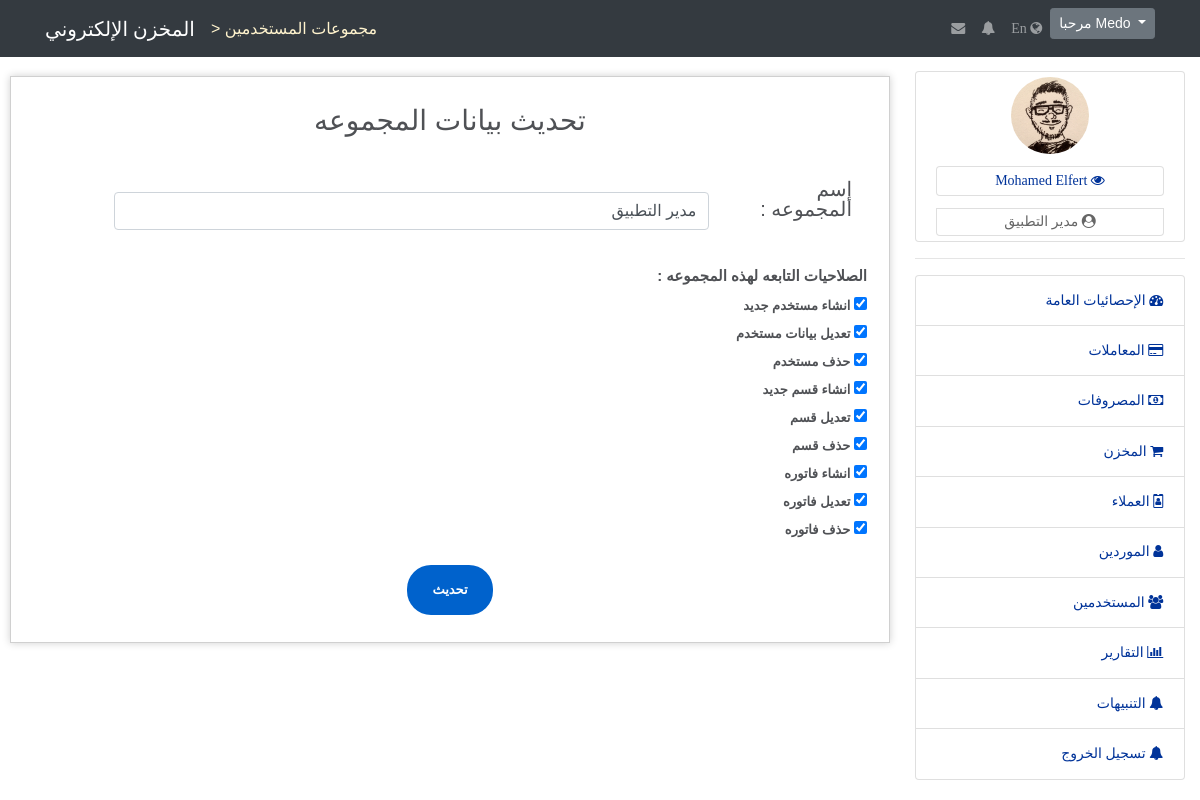
The page /usersgroups/edit/1 on the database its author committed.
### tables this page shows
CREATE TABLE `app_users_groups` (
  `GroupId` tinyint(1) UNSIGNED NOT NULL,
  `GroupName` varchar(20) NOT NULL
);

CREATE TABLE `app_users_privileges` (
  `PrivilegeId` tinyint(3) UNSIGNED NOT NULL,
  `Privilege` varchar(30) NOT NULL,
  `PrivilegeTitle` varchar(30) NOT NULL
);

### app/controllers/abstractcontroller.php (called while the page is built, shortened)
<?php
class AbstractController
{
    protected $_controller;
    protected $_action;
    protected $_template;
    protected $_registry;
    protected $_data = [];
    public function setController($controllerName){
        $this->_controller = $controllerName;
    }
    public function setAction($actionName){
        $this->_action = $actionName;
    }
    public function setTemplate($template){
        $this->_template = $template;
    }
    public function setRegistry($registry){
        $this->_registry = $registry;
    }
    protected function _view(){
        $view = VIEWS_PATH . $this->_controller . DS . $this->_action . '.view.php';
        $this->_data = array_merge($this->_data,$this->language->getDictionary());
        $this->_template->setRegistry($this->_registry);
        $this->_template->setActionViewFile($view);
        $this->_template->setAppData($this->_data);
        $this->_template->renderApp();
    }
}

### app/controllers/usersgroupscontroller.php (called while the page is built, shortened)
<?php
class UsersGroupsController extends AbstractController
{
    public function editAction()
    {
        $id = $this->filterInteger($this->_params[0]);
        $group = UsersGroupsModel::getByPk($id);
        $this->_data['privileges'] = privilegesModel::getAll();
        $extractedPrivilegeIds = $this->_data['groupsPrivileges'] = UsersGroupsPrivilegesModel::getGroupsPrivileges($group);
        $this->_view();
    }
}

### app/lib/frontcontroller.php (called while the page is built, shortened)
<?php
class FrontController
{
    private $_controller = 'index';
    private $_action     = 'default';
    private $_params     = array();
    private $_registry;
    private $_template;
    public function __construct(Template $template , Registry $registry)
    {
        $this->_template = $template;
        $this->_registry = $registry;
    }
    private function _parseUrl(){
        $url = explode('/',trim(parse_url($_SERVER['REQUEST_URI'],PHP_URL_PATH),'/'),3);
        if (isset($url[0]) && $url[0] != ''){
            $this->_controller = $url[0];
        }
        if (isset($url[1]) && $url[1] != ''){
            $this->_action = $url[1];
        }
        if (isset($url[2]) && $url[2] != ''){
            $this->_params = explode('/',$url[2]);
        }
    }
    public function dispatch(){
        $actionName = $this->_action .'Action';
        $controller = new $controllerClassName();
        $controller->setController($this->_controller);
        $controller->setAction($this->_action);
        $controller->setparams($this->_params);
        $controller->setTemplate($this->_template);
        $controller->setRegistry($this->_registry);
        $controller->$actionName();
    }
}

### public/index.php (called while the page is built, shortened)
<?php
require APP_PATH . DS . 'lib' . DS . 'autoload.php';
$session = new SessionManager();
$session->start();
if(!isset($session->lang)){
    $session->lang = APP_DEFAULT_LANGUAGE;
}
$template_parts = require '..' . DS . 'app' . DS . 'config' . DS . 'templateconfig.php';
$template  = new Template($template_parts);
$language  = new Language();
$messenger = Messenger::getInstance($session);
$registry = Registry::getInstance();
$registry->session   = $session;
$registry->language  = $language;
$registry->messenger = $messenger;
$frontController = new FrontController($template,$registry);
$frontController->dispatch();

### app/lib/autoload.php (called while the page is built, shortened)
<?php
class Autoload
{
    public static function autoload($className){
        $className = str_replace('PHPMVC' , '' , $className);
        $className = str_replace('\\' , '/' , $className);
        $className = $className . '.php';
        $className = strtolower($className);
    }
}

### app/lib/database/databasehandler.php (called while the page is built, shortened)
<?php
abstract class DatabaseHandler
{
    public static function factory()
    {
        $driver = DATABASE_CONN_DRIVER;
        if ($driver == self::DATABASE_DRIVER_PDO) {
            return PDODatabaseHandler::getInstance();
        } elseif ($driver == self::DATABASE_DRIVER_MYSQLI) {
            return MySQLiDatabaseHandler::getInstance();
        }
    }
}

### app/lib/database/pdodatabasehandler.php (called while the page is built, shortened)
<?php
class PDODatabaseHandler extends DatabaseHandler
{
    private static $_instance;
    private static $_handler;
    public function __call($name,$arguments){
        return call_user_func_array(array(&self::$_handler, $name),$arguments);
    }
    protected static function init()
    {
        try{
            self::$_handler = new \PDO('mysql://hostname=' . DATABASE_HOST_NAME . ';dbname=' . DATABASE_DB_NAME,
                                        DATABASE_USERNAME,DATABASE_PASSWORD,
                array(\PDO::ATTR_ERRMODE => \PDO::ERRMODE_WARNING, \PDO::MYSQL_ATTR_INIT_COMMAND => 'SET NAMES UTF8'));
        }catch(\PDOException $e){
            echo 'Sorry your may not have access to the database server.';
        }
    }
    public static function getInstance()
    {
        if(self::$_instance === null){
            self::$_instance  = new self();
        }
        return self::$_instance;
    }
}

### app/models/abstractmodel.php (called while the page is built, shortened)
<?php
class AbstractModel
{
    public static function getAll()
    {
        $sql = 'SELECT * FROM ' . static::$tableName;
        $stmt = DatabaseHandler::factory()->prepare($sql);
        $stmt->execute();
        if(method_exists(get_called_class(), '__construct')) {
            $results = $stmt->fetchAll(\PDO::FETCH_CLASS | \PDO::FETCH_PROPS_LATE, get_called_class(), array_keys(static::$tableSchema));
        } else {
            $results = $stmt->fetchAll(\PDO::FETCH_CLASS, get_called_class());
        }
        return  (is_array($results) && !empty($results)) ? $results : false;
    }
    public static function getByPk($pk)
    {
        $sql = 'SELECT * FROM ' . static::$tableName . ' WHERE ' . static::$primaryKey . ' = "' . $pk .'"';
        $stmt = DatabaseHandler::factory()->prepare($sql);
        if($stmt->execute() === true){
            if(method_exists(get_called_class(), '__construct')) {
                $obj = $stmt->fetchAll(\PDO::FETCH_CLASS | \PDO::FETCH_PROPS_LATE, get_called_class(), array_keys(static::$tableSchema));
            } else {
                $obj = $stmt->fetchAll(\PDO::FETCH_CLASS , get_called_class());
            }
            return !empty($obj) ? array_shift($obj) : false;
        }
        return false;
    }
    public static function getBy($columns , $options = array())
    {
        $allKeys   = array_keys($columns);
        $allValues = array_values($columns);
        $allData   = [];
        for ($i = 0 , $ii = count($allKeys) ; $i < $ii ; $i++){
            $allData[] = $allKeys[$i] . ' = "' . $allValues[$i] . '"';
        }
        $allData = implode(' AND ', $allData);
        $sql = 'SELECT * FROM ' . static::$tableName . ' WHERE ' . $allData;
        return static::get($sql,$options);
    }
    public static function get($sql,$options = array())
    {
        $stmt = DatabaseHandler::factory()->prepare($sql);
        $stmt->execute();
        if(method_exists(get_called_class(), '__construct')) {
            $results = $stmt->fetchAll(\PDO::FETCH_CLASS | \PDO::FETCH_PROPS_LATE, get_called_class(), array_keys(static::$tableSchema));
        } else {
            $results = $stmt->fetchAll(\PDO::FETCH_CLASS, get_called_class());
        }
        if ((is_array($results) && !empty($results))) {
            return new \ArrayIterator($results);
        };
        return false;
    }
}

### app/models/usersgroupsprivilegesmodel.php (called while the page is built, shortened)
<?php
class UsersGroupsPrivilegesModel extends AbstractModel
{
    public static function getGroupsPrivileges(UsersGroupsModel $group){
        $groupsPrivileges          = self::getBy(['GroupId' => $group->GroupId]);
        $extractedPrivilegeIds = [];
        if ($groupsPrivileges !== false){
            foreach($groupsPrivileges as $privilege){
                $extractedPrivilegeIds[] = $privilege->PrivilegeId;
            }
        }
        return $extractedPrivilegeIds;
    }
}

### app/views/usersgroups/edit.view.php (the view)
<div id="container">
    <div class="container-fluid">
        <div class="text-center">
            <form class="app_form" method="post" enctype="application/x-www-form-urlencoded">
                <div class="tab-pane fade show active" id="home" role="tabpanel" aria-labelledby="home-tab">
                    <h3 class="register-heading"> <?= $text_edit_group ?> </h3>
                    <div class="row register-form">
                        <div class="form-group col-md-12">
                            <label class="control-label col-sm-2" for="groupName"> <?= $text_group_name ?>  :  </label>
                            <label class="control-label col-sm-9">
                                <input type="text" class="form-control" placeholder="<?= $text_group_name ?> *" name="groupName" id="groupName" required value="<?= $groups->GroupName ?>"/>
                            </label>
                        </div>
                        <div class="container">
                            <div class="headbox"> <?= $text_group_privileges ?> : </div>
                            <?php
                            if ($privileges !== false){
                                foreach($privileges as $privilege){
                                    ?>
                                    <div class="input-group">
                                        <div class="checkbox">
                                            <label>
                                                <input type="checkbox" name="privilege[]" id="privilege[]" <?= in_array($privilege->PrivilegeId, $groupsPrivileges) ? 'checked' : '' ?> value="<?= $privilege->PrivilegeId ?>">
                                                <span><?= $privilege->Privilege ?></span>
                                            </label>
                                        </div>
                                    </div>
                                    <?php
                                }
                            }
                            ?>
                        </div>
                        <input type="submit" name="submit" class="btnRegister"  value="<?= $text_update ?>"/>
                    </div>
                </div>
            </form>
        </div>
    </div>
</div>

### app/lib/template/template.php (shortened to what this page needs)
<?php
class Template
{
    private $_templateParts;
    private $_action_view;
    public function __construct(array $parts)
    {
        $this->_templateParts = $parts;
    }
    public function setActionViewFile($actionViewPath)
    {
        $this->_action_view = $actionViewPath;
    }
    private function renderTemplateHeaderStart()
    {
        require TEMPLATE_PATH . 'templateheaderstart.php';
    }
    private function renderTemplateHeaderEnd()
    {
        require TEMPLATE_PATH . 'templateheaderend.php';
    }
    private function renderTemplateFooter()
    {
        require TEMPLATE_PATH . 'templatefooter.php';
    }
    private function renderTemplateBlocks()
    {
        if(!array_key_exists('template',$this->_templateParts)){
            echo '
                    <div style="background: #ce5656;padding: 5px;text-align: center">
                        <h1> Sorry You Have To Define The Template Blocks :( </h1>
                    </div>
                ';
        }else{
            $parts = $this->_templateParts['template'];
            if(!empty($parts)){
                foreach($parts as $partKey => $file){
                    if($partKey === ':view'){
                        require $this->_action_view;
                    }else{
                        require $file;
                    }
                }
            }
        }
    }
    private function renderHeaderResources()
    {
        $output = '';
        if(!array_key_exists('header_resources',$this->_templateParts)){
            echo '
                    <div style="background: #ce5656;padding: 5px;text-align: center">
                        <h1> Sorry You Have To Define The Header Resources :( </h1>
                    </div>
                ';
        }else{
            $resources = $this->_templateParts['header_resources'];
            $css = $resources['css'];
            if(!empty($css)){
                foreach($css as $cssKey => $path){
                    $output .= '<link type="text/css" rel="stylesheet" href="' . $path . '">';
                }
            }
            $js = $resources['js'];
            if(!empty($js)){
                foreach($js as $jsKey => $path){
                    $output .= '<script  src="' . $path . '"></script>';
                }
            }
        }
        echo $output;
    }
    public function renderApp()
    {
        $this->renderHeaderResources();
        $this->renderTemplateBlocks();
    }
}

### public/css/mainar.css (style rules this page uses)
* { margin: 0px; padding: 0px; box-sizing: border-box; }
body, html { height: 100%; font-family: OpenSans-Regular, sans-serif; }
h1,h2,h3,h4,h5,h6 { margin: 0px; }
input { outline: none; border: none; }
body { background-color: #fff; margin: 40px; font: 13px/20px normal Helvetica, Arial, sans-serif; color: #4F5155; }
.container-fluid { width: 100%; padding-right: 0.75rem; padding-left: 0.75rem; margin-right: auto; margin-left: auto; }
.text-center { text-align: center !important; }
#container { margin: 8%; border: 1px solid #D0D0D0; box-shadow: 0 0 8px #D0D0D0; padding: 2%; }
#home { direction: rtl; }
.register-heading { margin: 2% auto 5% auto; }
.form-group { direction: rtl; text-align: right; }
.form-group label { font-size: 20px; margin-bottom: 20px; }
.btnRegister { margin: 2% auto 2% auto; border: none; border-radius: 1.5rem; padding: 2%; background: #0062cc; color: #fff; font-weight: 600; width: 10%; height: 20% !important; cursor: pointer; }
.headbox { margin-bottom: 10px; text-align: right; font-weight: bold; font-size: 15px; }
.checkbox { font-weight: bold; }

### public/css/style3.css (style rules this page uses)
body { background-color: #fff; margin: 40px; font: 13px/20px normal Helvetica, Arial, sans-serif; color: #4F5155; }
#container { margin: 20px; box-shadow: 0 0 8px #D0D0D0; text-align: center; padding: 10px 10px; }
#container { margin: 10px; border: 1px solid #D0D0D0; box-shadow: 0 0 8px #D0D0D0; }
* { margin: 0; padding: 0; }

### public/css/shop-homepage.css (style rules this page uses)
body { padding-top: 56px; }

### rows shown on the page
app_users_groups: groupName "مدير التطبيق"
app_users_privileges: PrivilegeId "☑", Privilege "انشاء مستخدم جديد"
app_users_privileges: PrivilegeId "☑", Privilege "تعديل بيانات مستخدم"
app_users_privileges: PrivilegeId "☑", Privilege "حذف مستخدم"
app_users_privileges: PrivilegeId "☑", Privilege "انشاء قسم جديد"
app_users_privileges: PrivilegeId "☑", Privilege "تعديل قسم"
app_users_privileges: PrivilegeId "☑", Privilege "حذف قسم"
app_users_privileges: PrivilegeId "☑", Privilege "انشاء فاتوره"
app_users_privileges: PrivilegeId "☑", Privilege "تعديل فاتوره"
app_users_privileges: PrivilegeId "☑", Privilege "حذف فاتوره"
